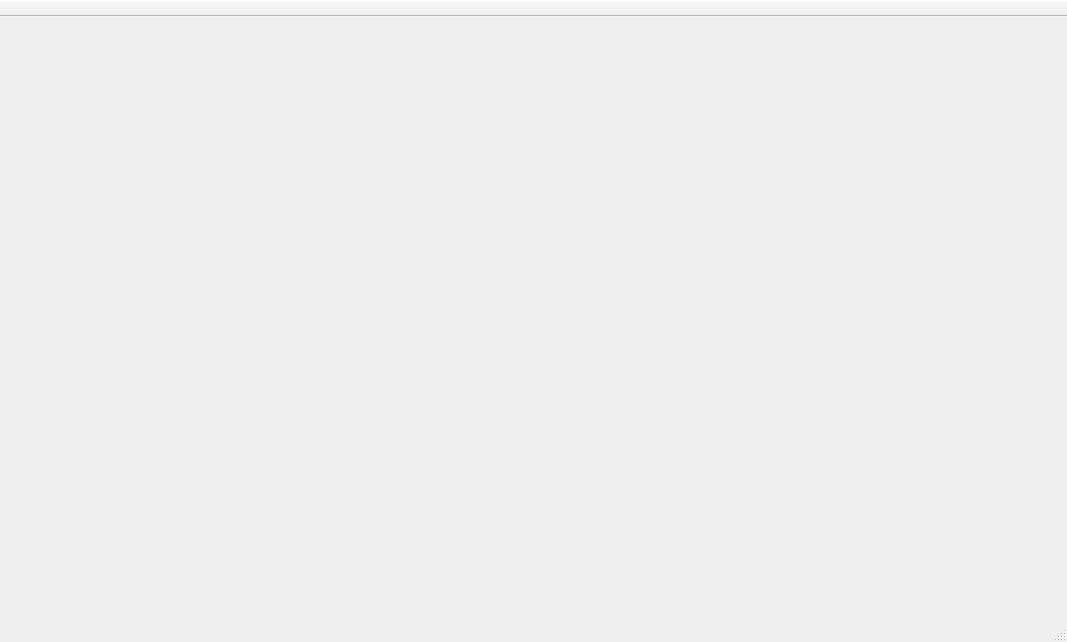
<?xml version="1.0" encoding="UTF-8"?>
<ui version="4.0">
 <class>MainWindow</class>
 <widget class="QMainWindow" name="MainWindow">
  <property name="geometry">
   <rect>
    <x>0</x>
    <y>0</y>
    <width>1067</width>
    <height>642</height>
   </rect>
  </property>
  <property name="windowTitle">
   <string>MainWindow</string>
  </property>
  <widget class="QWidget" name="centralWidget">
   <layout class="QVBoxLayout" name="verticalLayout"/>
  </widget>
  <widget class="QMenuBar" name="menuBar">
   <property name="geometry">
    <rect>
     <x>0</x>
     <y>0</y>
     <width>1067</width>
     <height>30</height>
    </rect>
   </property>
  </widget>
  <widget class="QToolBar" name="mainToolBar">
   <property name="movable">
    <bool>false</bool>
   </property>
   <property name="floatable">
    <bool>false</bool>
   </property>
   <attribute name="toolBarArea">
    <enum>TopToolBarArea</enum>
   </attribute>
   <attribute name="toolBarBreak">
    <bool>false</bool>
   </attribute>
  </widget>
  <widget class="QStatusBar" name="statusBar"/>
  <action name="actionTSV">
   <property name="text">
    <string>TSV</string>
   </property>
  </action>
  <action name="actionSave">
   <property name="text">
    <string>Save</string>
   </property>
  </action>
  <action name="actionSave_As">
   <property name="text">
    <string>Save As</string>
   </property>
  </action>
  <action name="actionExit">
   <property name="text">
    <string>Exit</string>
   </property>
  </action>
  <action name="actionkNN">
   <property name="text">
    <string>kNN</string>
   </property>
  </action>
  <action name="actionClassify">
   <property name="text">
    <string>Classify</string>
   </property>
  </action>
 </widget>
 <layoutdefault spacing="6" margin="11"/>
 <resources/>
 <connections/>
</ui>
